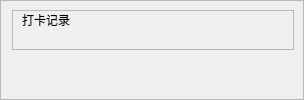
    <widget class="QFrame" name="frame_3">
     <property name="minimumSize">
      <size>
       <width>304</width>
       <height>0</height>
      </size>
     </property>
     <property name="maximumSize">
      <size>
       <width>304</width>
       <height>16777215</height>
      </size>
     </property>
     <property name="styleSheet">
      <string notr="true"/>
     </property>
     <property name="frameShape">
      <enum>QFrame::StyledPanel</enum>
     </property>
     <property name="frameShadow">
      <enum>QFrame::Raised</enum>
     </property>
     <layout class="QVBoxLayout" name="verticalLayout_9" stretch="0,1">
      <property name="topMargin">
       <number>9</number>
      </property>
      <property name="rightMargin">
       <number>9</number>
      </property>
      <item>
       <widget class="QFrame" name="frame_7">
        <property name="frameShape">
         <enum>QFrame::StyledPanel</enum>
        </property>
        <property name="frameShadow">
         <enum>QFrame::Raised</enum>
        </property>
        <layout class="QVBoxLayout" name="verticalLayout_2">
         <property name="topMargin">
          <number>0</number>
         </property>
         <property name="bottomMargin">
          <number>0</number>
         </property>
         <item>
          <widget class="SubtitleLabel" name="SubtitleLabel_4">
           <property name="text">
            <string>打卡记录</string>
           </property>
          </widget>
         </item>
         <item>
          <widget class="QLabel" name="label">
           <property name="sizePolicy">
            <sizepolicy hsizetype="Maximum" vsizetype="Preferred">
             <horstretch>0</horstretch>
             <verstretch>0</verstretch>
            </sizepolicy>
           </property>
           <property name="text">
            <string/>
           </property>
           <property name="pixmap">
            <pixmap resource="../../resource/resource.qrc">:/img/images/working.png</pixmap>
           </property>
           <property name="scaledContents">
            <bool>false</bool>
           </property>
          </widget>
         </item>
        </layout>
       </widget>
      </item>
      <item>
       <widget class="SegmentedWidget" name="SegmentedWidget">
        <property name="sizePolicy">
         <sizepolicy hsizetype="Preferred" vsizetype="Preferred">
          <horstretch>0</horstretch>
          <verstretch>0</verstretch>
         </sizepolicy>
        </property>
       </widget>
      </item>
     </layout>
    </widget>
